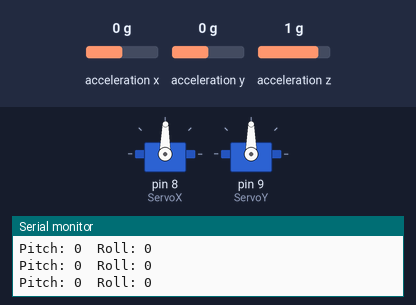
Recording of a sketch running on a simulated Arduino Uno, built with avr-gcc and run on an emulated ATmega328P. On the bench: 2 × servo, the last lines printed to the serial monitor. Wiring (inferred from the names in the program): MPU-6050 motion sensor at I2C address 0x68. Inputs (shaded band) come from the test bench; at power-on: acceleration x 0 g, acceleration y 0 g, acceleration z 1 g.

Above: at 2.2 s.
2.3 s: acceleration x set to 0.8 g
At 3.1 s:
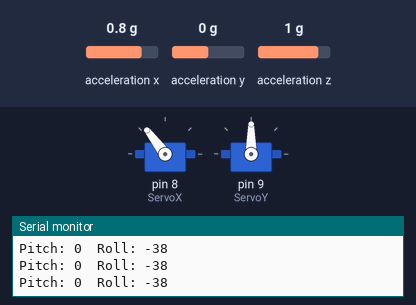
3.8 s: acceleration y set to -1.4 g
At 4.4 s:
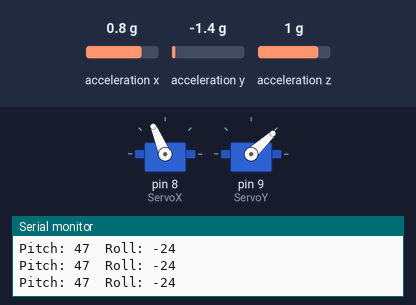
5.3 s: acceleration z set to -0.8 g
At 6.5 s:
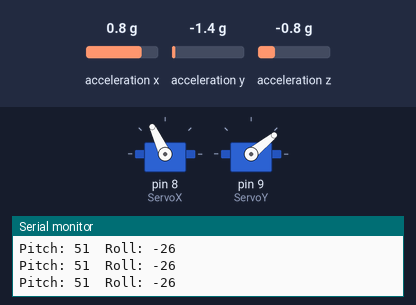
6.8 s: acceleration x set to 0 g
At 7.6 s:
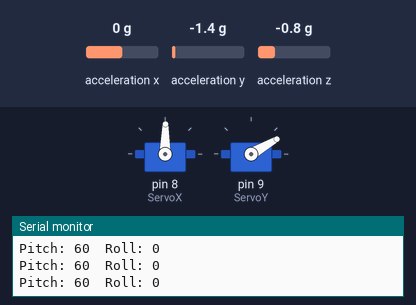
8.3 s: acceleration x set to 1.4 g
At 8.7 s:
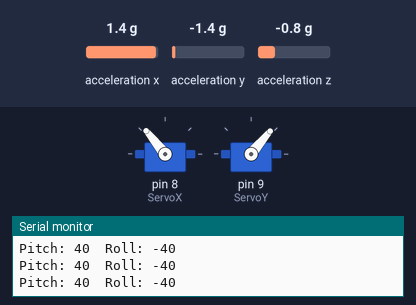
9.8 s: acceleration y set to 0 g
At 10.9 s:
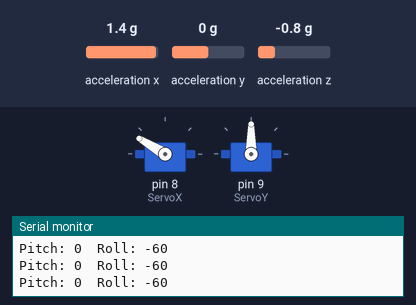
Timing chart, 0 to 12.3 s (numbered marks = the images above; inputs shaded):
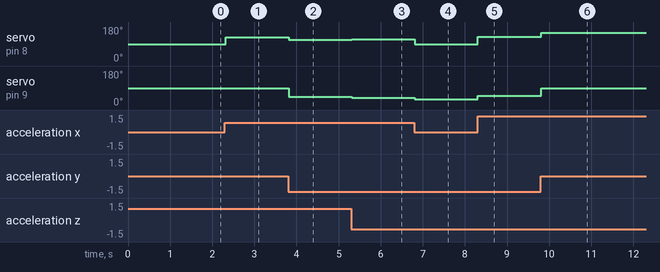

Measured:
- after the input at 2.3 s, servo on pin 8 (ServoX): 89° → 127° at once
- after the input at 3.8 s, servo on pin 8 (ServoX): 127° → 113° at once; servo on pin 9 (ServoY): 90° → 43° at once
- after the input at 5.3 s, servo on pin 8 (ServoX): 113° → 115° at once; servo on pin 9 (ServoY): 43° → 39° at once
- after the input at 6.8 s, servo on pin 8 (ServoX): 115° → 89° at once; servo on pin 9 (ServoY): 39° → 30° at once
- after the input at 8.3 s, servo on pin 8 (ServoX): 89° → 129° at once; servo on pin 9 (ServoY): 30° → 50° at once
- after the input at 9.8 s, servo on pin 8 (ServoX): 129° → 149° at once; servo on pin 9 (ServoY): 50° → 90° at once

The sketch:

HM_Stabilizer_Jgusbc.ino
```cpp
// MPU6050 & Servo
// http://www.humbertohiginio.com
// Humberto Higinio

#include <SPI.h>
#include <Wire.h>
#include <Servo.h>
#define MPU 0x68  // Direccion I2C del MPU-6050

Servo ServoX, ServoY;
double AcX,AcY,AcZ;
int Pitch, Roll;

void setup(){
  Serial.begin(9600);
  ServoX.attach(8);
  ServoY.attach(9);
  init_MPU(); // Inicializamos el MPU6050
}

void loop()
{
  FunctionsMPU(); // Adquirimos los ejex AcX, AcY, AcZ.

  Roll = FunctionsPitchRoll(AcX, AcZ, AcY);   //Calculo del angulo del Roll
  Pitch = FunctionsPitchRoll(-AcY, -AcX, -AcZ);  //Calculo del angulo del Pitch

  int ServoRoll = map(Roll, -90, 90, 0, 179);
  int ServoPitch = map(Pitch, -90, 90, 179, 0);

  ServoX.write(ServoRoll);
  ServoY.write(ServoPitch);


  Serial.print("Pitch: "); Serial.print(Pitch);
  Serial.print("\t");
  Serial.print("Roll: "); Serial.print(-Roll);
  Serial.print("\n");

}

void init_MPU(){
  Wire.begin();
  Wire.beginTransmission(MPU);
  Wire.write(0x6B);  // PWR_MGMT_1 register
  Wire.write(0);     // Seteamos a cero (wakes up - Despertamos el MPU-6050)
  Wire.endTransmission(true);
  delay(1000);
}

//Funcion para el calculo del angulo Pitch y Roll
double FunctionsPitchRoll(double A, double B, double C){
  double DatoA, DatoB, Value;
  DatoA = A;
  DatoB = (B*B) + (C*C);
  DatoB = sqrt(DatoB);

  Value = atan2(DatoA, DatoB);
  Value = Value * 180/3.14;

  return (int)Value;
}

//Función para adquirir los ejes X, Y, Z del MPU6050
void FunctionsMPU(){
  Wire.beginTransmission(MPU);
  Wire.write(0x3B);  // Empezamos con el registro 0x3B (ACCEL_XOUT_H)
  Wire.endTransmission(false);
  Wire.requestFrom(MPU,6,true);  // requerimos un total de 6 registers
  AcX=Wire.read()<<8|Wire.read();  // 0x3B (ACCEL_XOUT_H) & 0x3C (ACCEL_XOUT_L)
  AcY=Wire.read()<<8|Wire.read();  // 0x3D (ACCEL_YOUT_H) & 0x3E (ACCEL_YOUT_L)
  AcZ=Wire.read()<<8|Wire.read();  // 0x3D (ACCEL_YOUT_H) & 0x3E (ACCEL_YOUT_L)
}
```
